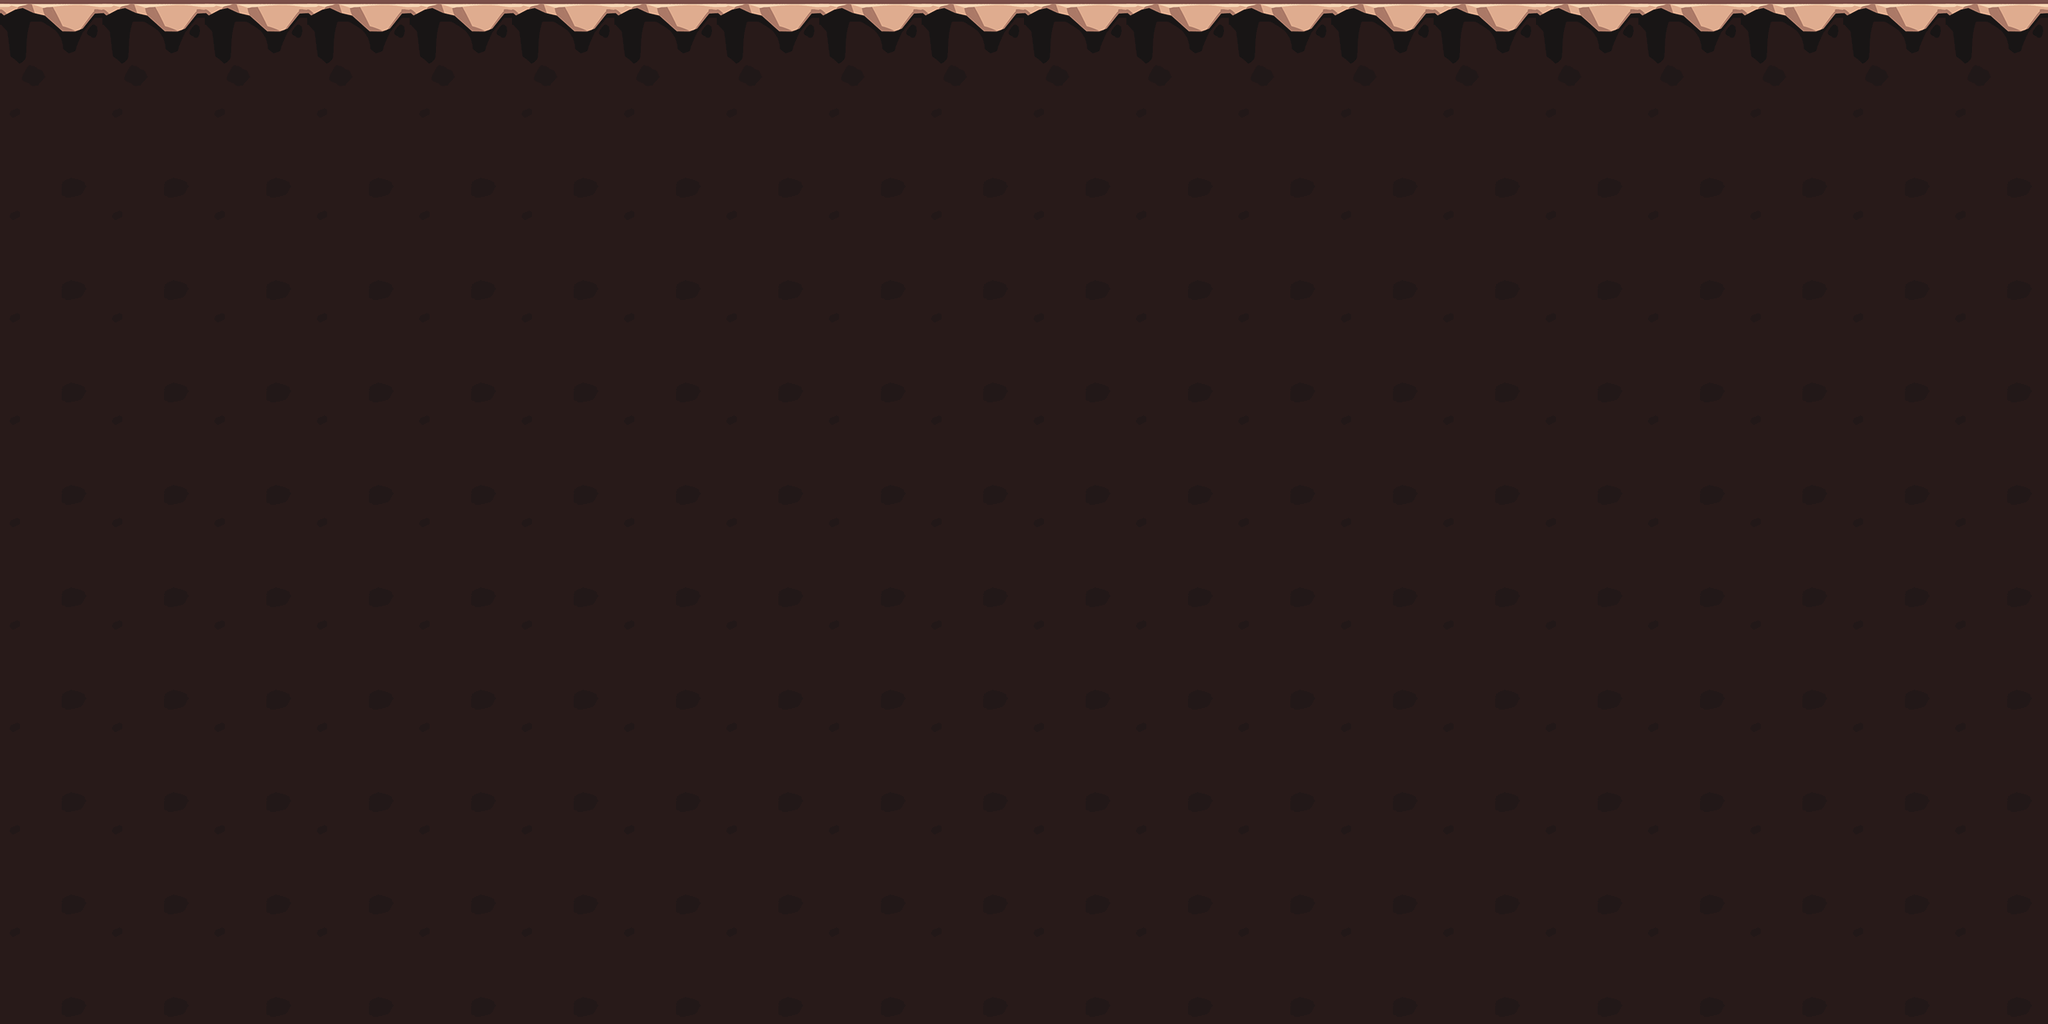

This is a level from a 2D game, rendered from its Tiled map with the project's own tilesets. A one-line summary and the complete map file follow:
An orthogonal 20x10 tile map with 128x128 px tiles, 1 tile layer (ground).

<map version="1.10" tiledversion="1.10.2" orientation="orthogonal" renderorder="right-down" width="20" height="10" tilewidth="128" tileheight="128" infinite="0" nextlayerid="7" nextobjectid="1">
 <tileset firstgid="1" name="tile" tilewidth="128" tileheight="128" tilecount="2" columns="0">
  <grid orientation="orthogonal" width="1" height="1" />
  <tile id="0">
   <image width="128" height="128" source="../../tile/tile meno/tile meno underground/2.png" />
  </tile>
  <tile id="1">
   <image width="128" height="128" source="../../tile/tile meno/tile meno underground/5.png" />
  </tile>
 </tileset>
 <layer id="5" name="ground" width="20" height="10">
  <data encoding="csv">
1,1,1,1,1,1,1,1,1,1,1,1,1,1,1,1,1,1,1,1,
2,2,2,2,2,2,2,2,2,2,2,2,2,2,2,2,2,2,2,2,
2,2,2,2,2,2,2,2,2,2,2,2,2,2,2,2,2,2,2,2,
2,2,2,2,2,2,2,2,2,2,2,2,2,2,2,2,2,2,2,2,
2,2,2,2,2,2,2,2,2,2,2,2,2,2,2,2,2,2,2,2,
2,2,2,2,2,2,2,2,2,2,2,2,2,2,2,2,2,2,2,2,
2,2,2,2,2,2,2,2,2,2,2,2,2,2,2,2,2,2,2,2,
2,2,2,2,2,2,2,2,2,2,2,2,2,2,2,2,2,2,2,2,
2,2,2,2,2,2,2,2,2,2,2,2,2,2,2,2,2,2,2,2,
2,2,2,2,2,2,2,2,2,2,2,2,2,2,2,2,2,2,2,2
</data>
 </layer>
</map>
